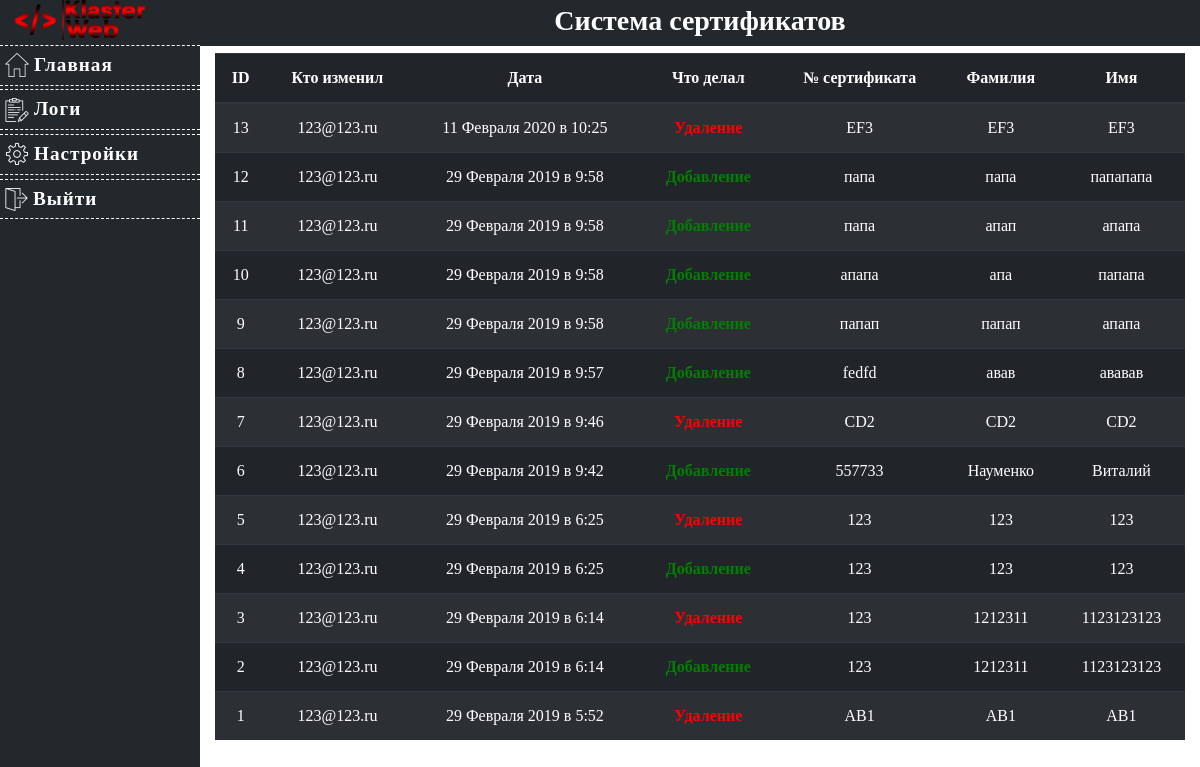
Page /logs.php (signed in) on the committed database.
### tables this page shows
CREATE TABLE `search_page_info` (
  `Id` int(11) NOT NULL,
  `Image` varchar(255) NOT NULL,
  `Auth_Image` varchar(255) NOT NULL,
  `Admin_Image` varchar(255) NOT NULL,
  `Title` varchar(255) NOT NULL,
  `Description` text NOT NULL
);

CREATE TABLE `logs` (
  `Id` int(11) NOT NULL,
  `User_Email` varchar(100) NOT NULL,
  `Date` timestamp NOT NULL DEFAULT CURRENT_TIMESTAMP ON UPDATE CURRENT_TIMESTAMP,
  `Type` int(11) NOT NULL,
  `Certificate_Number` varchar(100) NOT NULL,
  `Lastname` varchar(100) NOT NULL,
  `Firstname` varchar(100) NOT NULL
);

### logs.php (the view, shortened to what this page needs)
<?php
	include("handlers/db.php");
?>
<!DOCTYPE html>
<html>
<head>
	<link rel="stylesheet" type="text/css" href="css/bootstrap.css">
	<link rel="stylesheet" type="text/css" href="css/style.css">
	<link rel="stylesheet" type="text/css" href="css/bootstrap-select.css">
</head>
<body>
	<div class="container-fluid">
		<div class="row" style="height: 2.8em;">
			<div class="col-md-2" style="background-color: #23282C;">
				<?php
					$r2 = mysqli_query($link, "SELECT * FROM `search_page_info`");
					$f2 = mysqli_fetch_array($r2);
				?>
				<img src="img/<?php echo $f2["Admin_Image"]; ?>" style="height: 2.5em;">
			</div>
			<div class="col-md-10 text-center" style="background-color: #23282C;">
				<h3 class="text-white" style="margin-top: 4px; font-weight: bold; text-align: center;">Система сертификатов</h3>
			</div>
		</div>
		<div class="row" style="min-height: 93.2vh;">
			<div class="col-md-2 no-margin-padding" style="background-color: #23282C;">
				<div class="text-white left_menu_item vertical-align" id="left_menu_home"><img src="img/home.png" />Главная</div>
				<div class="text-white left_menu_item vertical-align" id="left_menu_logs"><img src="img/logs.png" />Логи</div>
				<div class="text-white left_menu_item vertical-align" id="left_menu_settings"><img src="img/settings.png" />Настройки</div>
				<div class="text-white left_menu_item vertical-align" id="left_menu_exit"><img src="img/exit.png" />Выйти</div>
			</div>
			<div class="col-md-10 no-margin-padding">
				<div class="container-fluid">
					<div class="row" style="margin-top: 0.5em;">
						<div class="col-md-12 table-responsive">
							<table class="table table-dark table-striped text-center table_sort">
								<thead>
									<tr>
										<th>ID</th>
										<th>Кто изменил</th>
										<th>Дата</th>
										<th>Что делал</th>
										<th>№ сертификата</th>
										<th>Фамилия</th>
										<th>Имя</th>
									</tr>
								</thead>
								<tbody>
									<?php
										$months = array(1 => 'Января', 'Февраля', 'Марта', 'Апреля', 'Мая', 'Июня', 'Июля', 'Августа', 'Сентября', 'Октября', 'Ноября', 'Декабря');
										$r = mysqli_query($link, "SELECT * FROM `logs` ORDER BY `Id` DESC");
										if (mysqli_num_rows($r) > 0)
										{
											while ($f = mysqli_fetch_array($r))
											{
												if ($f["Type"] == 1)
												{
													$type = "<span style='color: green; font-weight: bold;'>Добавление</span>";
												}
												else
												{
													$type = "<span style='color: red; font-weight: bold;'>Удаление</span>";
												}
												echo '
													<tr>
														<td>'.$f["Id"].'</td>
														<td>'.$f["User_Email"].'</td>
														<td>'.date("j ".$months[date("n")]." Y в G:i", strtotime($f["Date"])).'</td>
														<td>'.$type.'</td>
														<td>'.$f["Certificate_Number"].'</td>
														<td>'.$f["Lastname"].'</td>
														<td>'.$f["Firstname"].'</td>
													</tr>
												';
											}
										}
										else
										{
											echo '
												<tr>
													<td colspan="7">В данном разделе пока что отсутствуют записи</td>
												</tr>
											';
										}
									?>
								</tbody>
							</table>
						</div>
					</div>
				</div>
			</div>
		</div>
	</div>
</body>
</html>

### css/style.css (style rules this page uses)
* { font-family: "GamesRegular"; }
th, td { vertical-align: middle !important; }
.vertical-align { display: flex; align-items: center; }
.no-margin-padding { margin: 0; padding: 0; }
.left_menu_item { font-size: 1.2em; font-weight: bold; padding: 5px 0 5px 0; letter-spacing: 1px; border-top: 1px dashed white; border-bottom: 1px dashed white; margin-bottom: 0.2em; }
.left_menu_item:not(hover) { transition: 0.5s; }
.left_menu_item > img { margin: 0 5px; }
.table_sort th { cursor: pointer; }

### rows in the picture
search_page_info: Admin_Image (picture)
logs: Id "13", User_Email "123@123.ru", Type "Удаление", Certificate_Number "EF3", Lastname "EF3", Firstname "EF3"
logs: Id "12", User_Email "123@123.ru", Type "Добавление", Certificate_Number "папа", Lastname "папа", Firstname "папапапа"
logs: Id "11", User_Email "123@123.ru", Type "Добавление", Certificate_Number "папа", Lastname "апап", Firstname "апапа"
logs: Id "10", User_Email "123@123.ru", Type "Добавление", Certificate_Number "апапа", Lastname "апа", Firstname "папапа"
logs: Id "9", User_Email "123@123.ru", Type "Добавление", Certificate_Number "папап", Lastname "папап", Firstname "апапа"
logs: Id "8", User_Email "123@123.ru", Type "Добавление", Certificate_Number "fedfd", Lastname "авав", Firstname "ававав"
logs: Id "7", User_Email "123@123.ru", Type "Удаление", Certificate_Number "CD2", Lastname "CD2", Firstname "CD2"
logs: Id "6", User_Email "123@123.ru", Type "Добавление", Certificate_Number "557733", Lastname "Науменко", Firstname "Виталий"
logs: Id "5", User_Email "123@123.ru", Type "Удаление", Certificate_Number "123", Lastname "123", Firstname "123"
logs: Id "4", User_Email "123@123.ru", Type "Добавление", Certificate_Number "123", Lastname "123", Firstname "123"
logs: Id "3", User_Email "123@123.ru", Type "Удаление", Certificate_Number "123", Lastname "1212311", Firstname "1123123123"
logs: Id "2", User_Email "123@123.ru", Type "Добавление", Certificate_Number "123", Lastname "1212311", Firstname "1123123123"
logs: Id "1", User_Email "123@123.ru", Type "Удаление", Certificate_Number "AB1", Lastname "AB1", Firstname "AB1"
